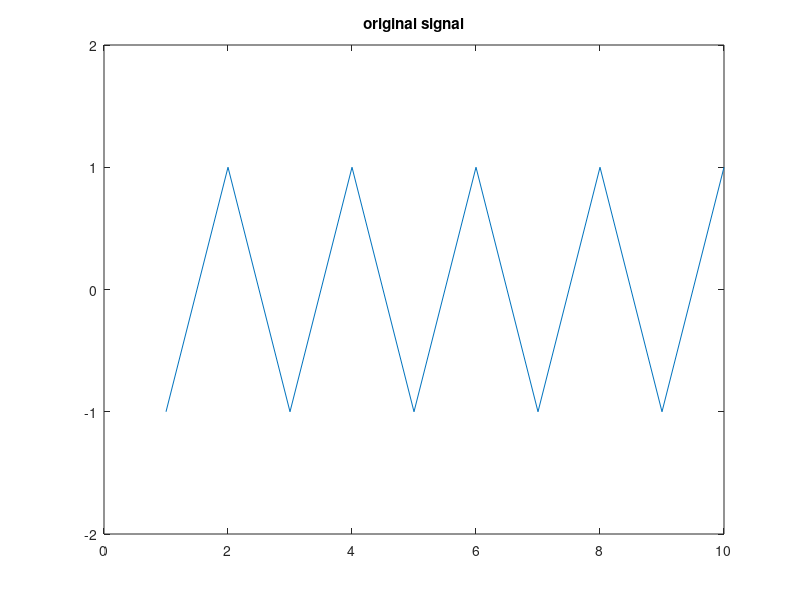
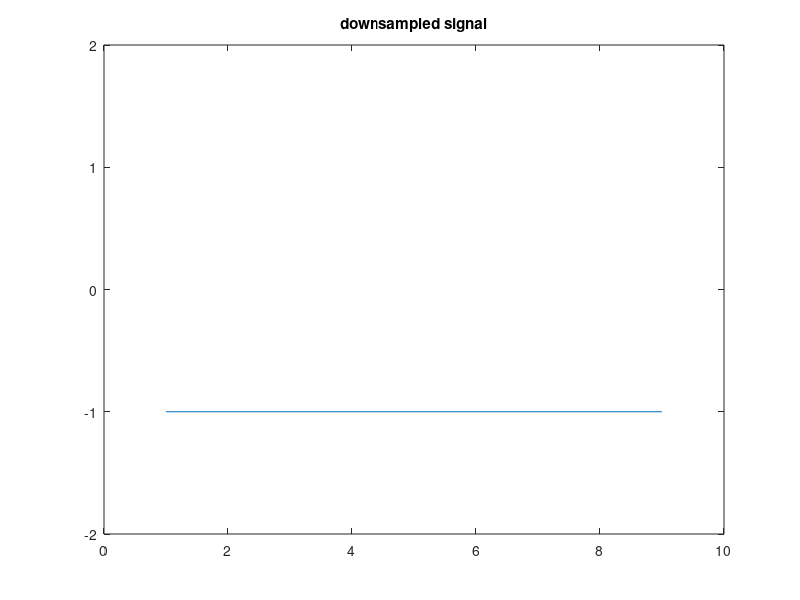
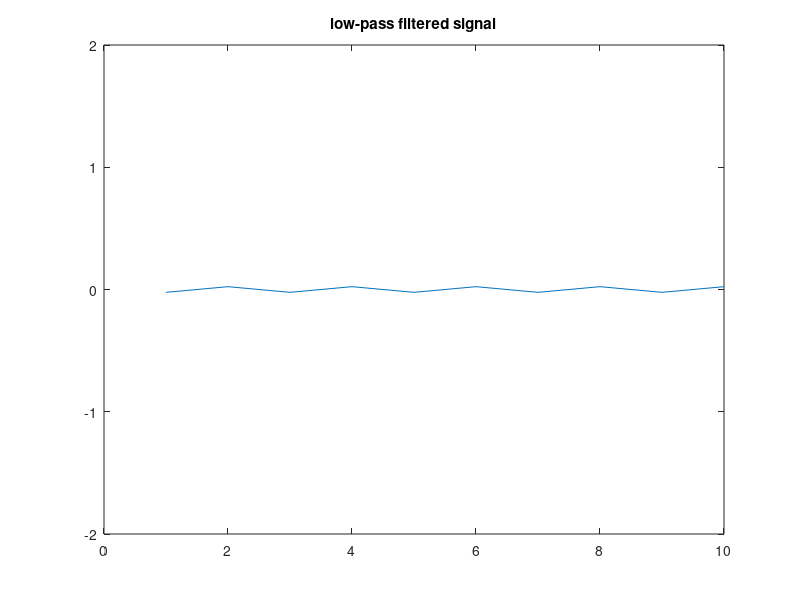
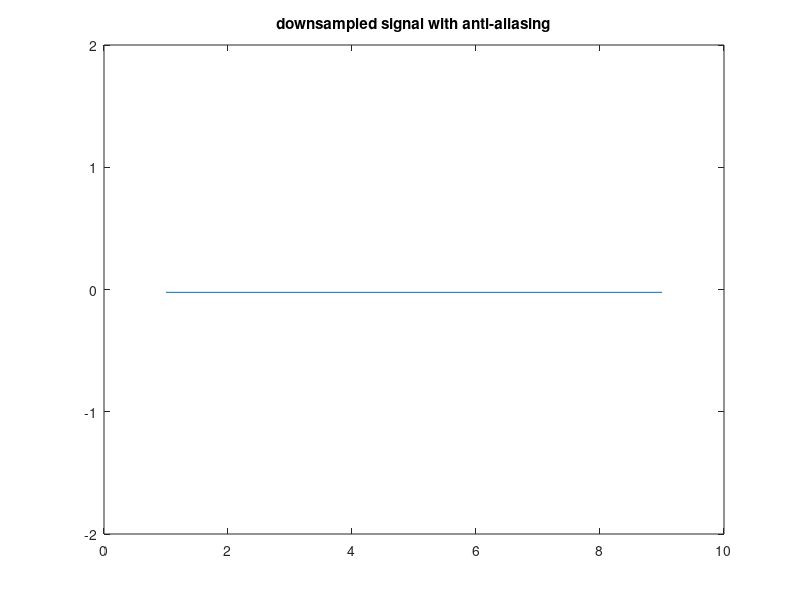

Write the MATLAB code that produced these figures, in order.
%% build original signal
t = 1:10; % column index

originalSignal = cos(t*(2*pi)/2);

figure(1)
plot(t, originalSignal)
title('original signal')
ylim([-2,2])

%% downsample (no LPF)
downsampledT = t(1:2:end);
downsampledSignal = originalSignal(1:2:end);

figure(2)
plot(downsampledT,downsampledSignal)
title('downsampled signal')
ylim([-2,2])

%% low-pass filter (before downsampling)
lpf = fspecial('gaussian',[1,5],1);
lpfSignal = imfilter(originalSignal,lpf,'circular');

figure(3)
plot(t,lpfSignal)
ylim([-2,2])
title('low-pass filtered signal')

%% downsample (after low-pass filtering)
lpfDownsampledSignal = lpfSignal(1:2:end);

figure(4)
plot(downsampledT,lpfDownsampledSignal)
title('downsampled signal with anti-aliasing')
ylim([-2,2])